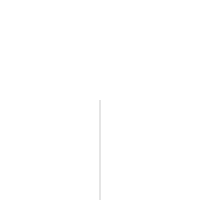

The Python source for this figure:
import drawsvg as draw

class SimpleMaker:
    ## 比例尺：20 对应 0.5，40 对应 1
    def GenerateSimple(name):
        d = draw.Drawing(200,200,origin = 'center', displayInline = False)
        p = draw.Path(stroke_width=0.202, stroke='black', fill_opacity="0")

        simple_circuit = SimpleMaker()
        simple_circuit.makeSimple(p)
        d.append(p)
        d.save_svg(name+".svg")

    def makeSimple(self, path):

        path.M(0,0)
        path.L(0,200)
        path.L(10,200)
        path.L(10,190)
        path.L(0,190)

if __name__=="__main__":
    SimpleMaker.GenerateSimple("simple_test")
